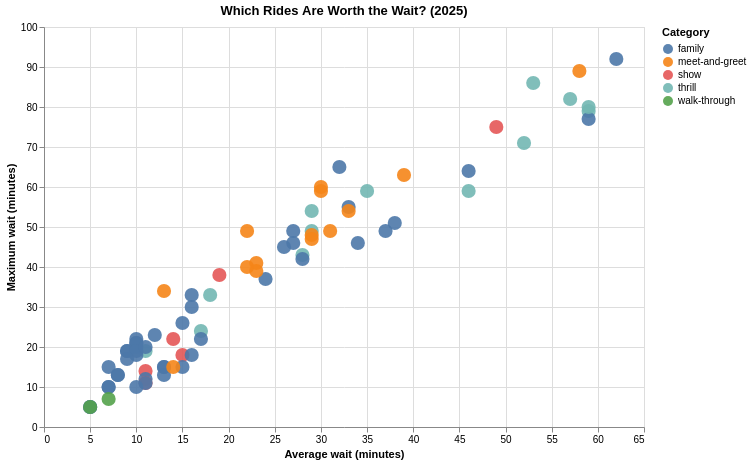

Notebook code cell kept with this figure:
### Code cell
import pandas as pd
import altair as alt

rides = pd.read_csv("rides_clean_2025.csv")

category_select = alt.selection_point(fields=["category"], bind="legend")

chart = alt.Chart(rides).mark_circle(size=200).encode(
    x=alt.X("avg_wait:Q", title="Average wait (minutes)"),
    y=alt.Y("max_wait:Q", title="Maximum wait (minutes)"),
    color=alt.Color("category:N", title="Category"),
    opacity=alt.condition(category_select, alt.value(0.9), alt.value(0.1)),
    tooltip=[
        alt.Tooltip("ride_name:N", title="Ride"),
        alt.Tooltip("park_name:N", title="Park"),
        alt.Tooltip("avg_wait:Q", title="Average wait (min)"),
        alt.Tooltip("max_wait:Q", title="Maximum wait (min)"),
    ],
).add_params(
    category_select
).properties(
    title="Which Rides Are Worth the Wait? (2025)",
    width=600,
    height=400
)

chart

### Figure 1 — Vega-Lite specification as saved in the notebook (floating-point values rounded to 4 significant figures)
{"config": {"view": {"continuousWidth": 300, "continuousHeight": 300}}, "data": {"name": "data-6422a718e5068e75b12822b58b2f2cb9"}, "mark": {"type": "circle", "size": 200}, "encoding": {"color": {"field": "category", "title": "Category", "type": "nominal"}, "opacity": {"condition": {"param": "param_c7deca0050eaaefc", "value": 0.9}, "value": 0.1}, "tooltip": [{"field": "ride_name", "title": "Ride", "type": "nominal"}, {"field": "park_name", "title": "Park", "type": "nominal"}, {"field": "avg_wait", "title": "Average wait (min)", "type": "quantitative"}, {"field": "max_wait", "title": "Maximum wait (min)", "type": "quantitative"}], "x": {"field": "avg_wait", "title": "Average wait (minutes)", "type": "quantitative"}, "y": {"field": "max_wait", "title": "Maximum wait (minutes)", "type": "quantitative"}}, "height": 400, "params": [{"name": "param_c7deca0050eaaefc", "select": {"type": "point", "fields": ["category"]}, "bind": "legend"}], "title": "Which Rides Are Worth the Wait? (2025)", "width": 600, "$schema": "https://vega.github.io/schema/vega-lite/v6.1.0.json", "datasets": {"data-6422a718e5068e75b12822b58b2f2cb9": [{"ride_id": 110, "ride_name": "Expedition Everest - Legend of the Forbidden Mountain", "park_name": "Animal Kingdom", "year": 2025, "avg_wait": 18, "max_wait": 33, "category": "thrill", "wait_tier": "short"}, {"ride_id": 112, "ride_name": "Kali River Rapids", "park_name": "Animal Kingdom", "year": 2025, "avg_wait": 29, "max_wait": 54, "category": "thrill", "wait_tier": "medium"}, {"ride_id": 113, "ride_name": "Kilimanjaro Safaris", "park_name": "Animal Kingdom", "year": 2025, "avg_wait": 32, "max_wait": 65, "category": "family", "wait_tier": "medium"}, {"ride_id": 116, "ride_name": "Meet Favorite Disney Pals at Adventurers Outpost", "park_name": "Animal Kingdom", "year": 2025, "avg_wait": 30, "max_wait": 59, "category": "meet-and-greet", "wait_tier": "medium"}, {"ride_id": 117, "ride_name": "Toy Story Mania!", "park_name": "Hollywood Studios", "year": 2025, "avg_wait": 27, "max_wait": 49, "category": "family", "wait_tier": "medium"}, {"ride_id": 120, "ride_name": "Star Tours – The Adventures Continue", "park_name": "Hollywood Studios", "year": 2025, "avg_wait": 7, "max_wait": 15, "category": "family", "wait_tier": "short"}, {"ride_id": 123, "ride_name": "The Twilight Zone™ Tower of Terror", "park_name": "Hollywood Studios", "year": 2025, "avg_wait": 29, "max_wait": 49, "category": "thrill", "wait_tier": "medium"}, {"ride_id": 125, "ride_name": "Monsters, Inc. Laugh Floor", "park_name": "Magic Kingdom", "year": 2025, "avg_wait": 11, "max_wait": 14, "category": "show", "wait_tier": "short"}, {"ride_id": 126, "ride_name": "The Barnstormer", "park_name": "Magic Kingdom", "year": 2025, "avg_wait": 11, "max_wait": 19, "category": "thrill", "wait_tier": "short"}, {"ride_id": 127, "ride_name": "Under the Sea - Journey of The Little Mermaid", "park_name": "Magic Kingdom", "year": 2025, "avg_wait": 10, "max_wait": 21, "category": "family", "wait_tier": "short"}, {"ride_id": 128, "ride_name": "Enchanted Tales with Belle", "park_name": "Magic Kingdom", "year": 2025, "avg_wait": 19, "max_wait": 38, "category": "show", "wait_tier": "short"}, {"ride_id": 129, "ride_name": "Seven Dwarfs Mine Train", "park_name": "Magic Kingdom", "year": 2025, "avg_wait": 46, "max_wait": 59, "category": "thrill", "wait_tier": "long"}, {"ride_id": 130, "ride_name": "Big Thunder Mountain Railroad", "park_name": "Magic Kingdom", "year": 2025, "avg_wait": 53, "max_wait": 86, "category": "thrill", "wait_tier": "long"}, {"ride_id": 131, "ride_name": "Buzz Lightyear’s Space Ranger Spin", "park_name": "Magic Kingdom", "year": 2025, "avg_wait": 15, "max_wait": 26, "category": "family", "wait_tier": "short"}, {"ride_id": 132, "ride_name": "Dumbo the Flying Elephant", "park_name": "Magic Kingdom", "year": 2025, "avg_wait": 9, "max_wait": 19, "category": "family", "wait_tier": "short"}, {"ride_id": 133, "ride_name": "\"it's a small world\"", "park_name": "Magic Kingdom", "year": 2025, "avg_wait": 10, "max_wait": 20, "category": "family", "wait_tier": "short"}, {"ride_id": 134, "ride_name": "Jungle Cruise", "park_name": "Magic Kingdom", "year": 2025, "avg_wait": 33, "max_wait": 55, "category": "family", "wait_tier": "medium"}, {"ride_id": 135, "ride_name": "Mad Tea Party", "park_name": "Magic Kingdom", "year": 2025, "avg_wait": 8, "max_wait": 13, "category": "family", "wait_tier": "short"}, {"ride_id": 136, "ride_name": "Peter Pan's Flight", "park_name": "Magic Kingdom", "year": 2025, "avg_wait": 37, "max_wait": 49, "category": "family", "wait_tier": "medium"}, {"ride_id": 137, "ride_name": "Pirates of the Caribbean", "park_name": "Magic Kingdom", "year": 2025, "avg_wait": 16, "max_wait": 33, "category": "family", "wait_tier": "short"}, {"ride_id": 138, "ride_name": "Space Mountain", "park_name": "Magic Kingdom", "year": 2025, "avg_wait": 28, "max_wait": 43, "category": "thrill", "wait_tier": "medium"}, {"ride_id": 140, "ride_name": "Haunted Mansion", "park_name": "Magic Kingdom", "year": 2025, "avg_wait": 27, "max_wait": 46, "category": "family", "wait_tier": "medium"}, {"ride_id": 141, "ride_name": "The Magic Carpets of Aladdin", "park_name": "Magic Kingdom", "year": 2025, "avg_wait": 12, "max_wait": 23, "category": "family", "wait_tier": "short"}, {"ride_id": 142, "ride_name": "The Many Adventures of Winnie the Pooh", "park_name": "Magic Kingdom", "year": 2025, "avg_wait": 24, "max_wait": 37, "category": "family", "wait_tier": "medium"}, {"ride_id": 143, "ride_name": "Tomorrowland Speedway", "park_name": "Magic Kingdom", "year": 2025, "avg_wait": 10, "max_wait": 18, "category": "family", "wait_tier": "short"}, {"ride_id": 144, "ride_name": "Meet Daring Disney Pals as Circus Stars at Pete's Silly Sideshow", "park_name": "Magic Kingdom", "year": 2025, "avg_wait": 23, "max_wait": 41, "category": "meet-and-greet", "wait_tier": "medium"}, {"ride_id": 145, "ride_name": "Meet Dashing Disney Pals as Circus Stars at Pete's Silly Sideshow", "park_name": "Magic Kingdom", "year": 2025, "avg_wait": 31, "max_wait": 49, "category": "meet-and-greet", "wait_tier": "medium"}, {"ride_id": 146, "ride_name": "Meet Mickey at Town Square Theater", "park_name": "Magic Kingdom", "year": 2025, "avg_wait": 22, "max_wait": 49, "category": "meet-and-greet", "wait_tier": "medium"}, {"ride_id": 147, "ride_name": "Meet Ariel at Her Grotto", "park_name": "Magic Kingdom", "year": 2025, "avg_wait": 29, "max_wait": 48, "category": "meet-and-greet", "wait_tier": "medium"}, {"ride_id": 152, "ride_name": "Turtle Talk With Crush", "park_name": "Epcot", "year": 2025, "avg_wait": 15, "max_wait": 18, "category": "show", "wait_tier": "short"}, {"ride_id": 153, "ride_name": "The Seas with Nemo & Friends", "park_name": "Epcot", "year": 2025, "avg_wait": 10, "max_wait": 22, "category": "family", "wait_tier": "short"}, {"ride_id": 155, "ride_name": "Journey Into Imagination With Figment", "park_name": "Epcot", "year": 2025, "avg_wait": 10, "max_wait": 21, "category": "family", "wait_tier": "short"}, {"ride_id": 156, "ride_name": "Living with the Land", "park_name": "Epcot", "year": 2025, "avg_wait": 9, "max_wait": 19, "category": "family", "wait_tier": "short"}, {"ride_id": 158, "ride_name": "Mission: SPACE", "park_name": "Epcot", "year": 2025, "avg_wait": 17, "max_wait": 24, "category": "thrill", "wait_tier": "short"}, {"ride_id": 159, "ride_name": "Spaceship Earth", "park_name": "Epcot", "year": 2025, "avg_wait": 10, "max_wait": 19, "category": "family", "wait_tier": "short"}, {"ride_id": 160, "ride_name": "Test Track", "park_name": "Epcot", "year": 2025, "avg_wait": 59, "max_wait": 79, "category": "thrill", "wait_tier": "long"}, {"ride_id": 161, "ride_name": "Prince Charming Regal Carrousel", "park_name": "Magic Kingdom", "year": 2025, "avg_wait": 7, "max_wait": 10, "category": "family", "wait_tier": "short"}, {"ride_id": 171, "ride_name": "Mickey's PhilharMagic", "park_name": "Magic Kingdom", "year": 2025, "avg_wait": 13, "max_wait": 15, "category": "family", "wait_tier": "short"}, {"ride_id": 248, "ride_name": "Astro Orbiter", "park_name": "Magic Kingdom", "year": 2025, "avg_wait": 11, "max_wait": 20, "category": "family", "wait_tier": "short"}, {"ride_id": 334, "ride_name": "Walt Disney's Enchanted Tiki Room", "park_name": "Magic Kingdom", "year": 2025, "avg_wait": 11, "max_wait": 12, "category": "family", "wait_tier": "short"}, {"ride_id": 355, "ride_name": "Swiss Family Treehouse", "park_name": "Magic Kingdom", "year": 2025, "avg_wait": 5, "max_wait": 5, "category": "family", "wait_tier": "short"}, {"ride_id": 356, "ride_name": "The Hall of Presidents", "park_name": "Magic Kingdom", "year": 2025, "avg_wait": 15, "max_wait": 15, "category": "family", "wait_tier": "short"}, {"ride_id": 457, "ride_name": "Walt Disney's Carousel of Progress", "park_name": "Magic Kingdom", "year": 2025, "avg_wait": 5, "max_wait": 5, "category": "family", "wait_tier": "short"}, {"ride_id": 466, "ride_name": "Gran Fiesta Tour Starring The Three Caballeros", "park_name": "Epcot", "year": 2025, "avg_wait": 9, "max_wait": 17, "category": "family", "wait_tier": "short"}, {"ride_id": 651, "ride_name": "Gorilla Falls Exploration Trail", "park_name": "Animal Kingdom", "year": 2025, "avg_wait": 5, "max_wait": 5, "category": "walk-through", "wait_tier": "short"}, {"ride_id": 655, "ride_name": "Wildlife Express Train", "park_name": "Animal Kingdom", "year": 2025, "avg_wait": 7, "max_wait": 10, "category": "family", "wait_tier": "short"}, {"ride_id": 829, "ride_name": "Canada Far and Wide in Circle-Vision 360", "park_name": "Epcot", "year": 2025, "avg_wait": 13, "max_wait": 15, "category": "family", "wait_tier": "short"}, {"ride_id": 1181, "ride_name": "Walt Disney World Railroad - Fantasyland", "park_name": "Magic Kingdom", "year": 2025, "avg_wait": 17, "max_wait": 22, "category": "family", "wait_tier": "short"}, {"ride_id": 1189, "ride_name": "Walt Disney World Railroad - Main Street, U.S.A.", "park_name": "Magic Kingdom", "year": 2025, "avg_wait": 16, "max_wait": 18, "category": "family", "wait_tier": "short"}, {"ride_id": 1190, "ride_name": "Tomorrowland Transit Authority PeopleMover", "park_name": "Magic Kingdom", "year": 2025, "avg_wait": 8, "max_wait": 13, "category": "family", "wait_tier": "short"}, {"ride_id": 1214, "ride_name": "Country Bear Musical Jamboree", "park_name": "Magic Kingdom", "year": 2025, "avg_wait": 11, "max_wait": 11, "category": "show", "wait_tier": "short"}, {"ride_id": 2679, "ride_name": "Frozen Ever After", "park_name": "Epcot", "year": 2025, "avg_wait": 38, "max_wait": 51, "category": "family", "wait_tier": "medium"}, {"ride_id": 4438, "ride_name": "Na'vi River Journey", "park_name": "Animal Kingdom", "year": 2025, "avg_wait": 28, "max_wait": 42, "category": "family", "wait_tier": "medium"}, {"ride_id": 4439, "ride_name": "Avatar Flight of Passage", "park_name": "Animal Kingdom", "year": 2025, "avg_wait": 57, "max_wait": 82, "category": "thrill", "wait_tier": "long"}, {"ride_id": 5145, "ride_name": "Walt Disney Presents", "park_name": "Hollywood Studios", "year": 2025, "avg_wait": 11, "max_wait": 11, "category": "family", "wait_tier": "short"}, {"ride_id": 5476, "ride_name": "Slinky Dog Dash", "park_name": "Hollywood Studios", "year": 2025, "avg_wait": 59, "max_wait": 77, "category": "family", "wait_tier": "long"}, {"ride_id": 5477, "ride_name": "Alien Swirling Saucers", "park_name": "Hollywood Studios", "year": 2025, "avg_wait": 16, "max_wait": 30, "category": "family", "wait_tier": "short"}, {"ride_id": 6361, "ride_name": "Mickey & Minnie's Runaway Railway", "park_name": "Hollywood Studios", "year": 2025, "avg_wait": 34, "max_wait": 46, "category": "family", "wait_tier": "medium"}, {"ride_id": 6368, "ride_name": "Millennium Falcon: Smugglers Run", "park_name": "Hollywood Studios", "year": 2025, "avg_wait": 26, "max_wait": 45, "category": "family", "wait_tier": "medium"}, {"ride_id": 6369, "ride_name": "Star Wars: Rise of the Resistance", "park_name": "Hollywood Studios", "year": 2025, "avg_wait": 52, "max_wait": 71, "category": "thrill", "wait_tier": "long"}, {"ride_id": 6699, "ride_name": "Meet Princess Tiana and a Visiting Princess at Princess Fairytale Hall", "park_name": "Magic Kingdom", "year": 2025, "avg_wait": 22, "max_wait": 40, "category": "meet-and-greet", "wait_tier": "medium"}, {"ride_id": 6700, "ride_name": "Meet Cinderella and a Visiting Princess at Princess Fairytale Hall", "park_name": "Magic Kingdom", "year": 2025, "avg_wait": 29, "max_wait": 47, "category": "meet-and-greet", "wait_tier": "medium"}, {"ride_id": 6701, "ride_name": "Meet Anna and Elsa at Royal Sommerhus", "park_name": "Epcot", "year": 2025, "avg_wait": 39, "max_wait": 63, "category": "meet-and-greet", "wait_tier": "medium"}, {"ride_id": 6703, "ride_name": "Meet Olaf at Celebrity Spotlight", "park_name": "Hollywood Studios", "year": 2025, "avg_wait": 13, "max_wait": 34, "category": "meet-and-greet", "wait_tier": "short"}, {"ride_id": 6704, "ride_name": "Meet Disney Stars at Red Carpet Dreams", "park_name": "Hollywood Studios", "year": 2025, "avg_wait": 33, "max_wait": 54, "category": "meet-and-greet", "wait_tier": "medium"}, {"ride_id": 7323, "ride_name": "Awesome Planet", "park_name": "Epcot", "year": 2025, "avg_wait": 13, "max_wait": 13, "category": "family", "wait_tier": "short"}, {"ride_id": 7333, "ride_name": "Vacation Fun - An Original Animated Short with Mickey & Minnie", "park_name": "Hollywood Studios", "year": 2025, "avg_wait": 10, "max_wait": 10, "category": "family", "wait_tier": "short"}, {"ride_id": 10914, "ride_name": "Remy's Ratatouille Adventure", "park_name": "Epcot", "year": 2025, "avg_wait": 46, "max_wait": 64, "category": "family", "wait_tier": "long"}, {"ride_id": 10916, "ride_name": "Guardians of the Galaxy: Cosmic Rewind", "park_name": "Epcot", "year": 2025, "avg_wait": 59, "max_wait": 80, "category": "thrill", "wait_tier": "long"}, {"ride_id": 11527, "ride_name": "TRON Lightcycle / Run", "park_name": "Magic Kingdom", "year": 2025, "avg_wait": 62, "max_wait": 92, "category": "family", "wait_tier": "long"}, {"ride_id": 12387, "ride_name": "Journey of Water, Inspired by Moana", "park_name": "Epcot", "year": 2025, "avg_wait": 7, "max_wait": 7, "category": "walk-through", "wait_tier": "short"}, {"ride_id": 12425, "ride_name": "Meet Edna Mode at the Edna Mode Experience", "park_name": "Hollywood Studios", "year": 2025, "avg_wait": 14, "max_wait": 15, "category": "meet-and-greet", "wait_tier": "short"}, {"ride_id": 13627, "ride_name": "Meet Beloved Disney Pals at Mickey & Friends", "park_name": "Epcot", "year": 2025, "avg_wait": 23, "max_wait": 39, "category": "meet-and-greet", "wait_tier": "medium"}, {"ride_id": 13630, "ride_name": "Tiana's Bayou Adventure", "park_name": "Magic Kingdom", "year": 2025, "avg_wait": 35, "max_wait": 59, "category": "thrill", "wait_tier": "medium"}, {"ride_id": 14859, "ride_name": "The Little Mermaid – A Musical Adventure", "park_name": "Hollywood Studios", "year": 2025, "avg_wait": 49, "max_wait": 75, "category": "show", "wait_tier": "long"}, {"ride_id": 14927, "ride_name": "Meet Mickey Mouse and Minnie Mouse at Mickey's Not-So-Scary Halloween Party", "park_name": "Magic Kingdom", "year": 2025, "avg_wait": 30, "max_wait": 60, "category": "meet-and-greet", "wait_tier": "medium"}, {"ride_id": 14928, "ride_name": "Meet Jack Skellington and Sally at Mickey's Not-So-Scary Halloween Party", "park_name": "Magic Kingdom", "year": 2025, "avg_wait": 58, "max_wait": 89, "category": "meet-and-greet", "wait_tier": "long"}, {"ride_id": 14943, "ride_name": "Zootopia: Better Zoogether!", "park_name": "Animal Kingdom", "year": 2025, "avg_wait": 14, "max_wait": 22, "category": "show", "wait_tier": "short"}]}}
